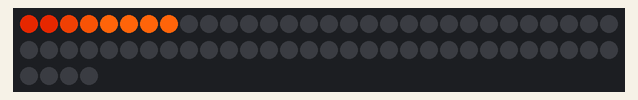
Recording of a sketch running on a simulated Arduino Uno, built with avr-gcc and run on an emulated ATmega328P. On the bench: 64 RGB LEDs in strip order, left to right, continuing on the next row.

Above: at 0.15 s.

The sketch:

candle.ino
```cpp
// candle for Adafruit NeoPixel
// 8 pixel version
// by Tim Bartlett, December 2013

#include <Adafruit_NeoPixel.h>
#define PIN 6

// color variables: mix RGB (0-255) for desired yellow
int redPx = 0xff;
int grnHigh = 0x64;
int bluePx = 0xa;

uint32_t brightest = 0xff640a;
uint32_t dimmest =   0xaf1a00;

// animation time variables, with recommendations
int burnDepth = 20; //how much green dips below grnHigh for normal burn -
int flutterDepth = 50; //maximum dip for flutter
int cycleTime = 120; //duration of one dip in milliseconds

// pay no attention to that man behind the curtain
int fDelay;
int fRep;
int flickerDepth;
int burnDelay;
int burnLow;
int flickDelay;
int flickLow;
int flutDelay;
int flutLow;

Adafruit_NeoPixel strip = Adafruit_NeoPixel(64, PIN, NEO_GRB + NEO_KHZ800);

//
// Blend two colors together based on the ratio. ratio of 0.0 will be 100% color a and
// ratio of 1.0 will be 100% color b.
uint32_t blend (uint32_t ina, uint32_t inb, uint32_t ratio)
{
  uint32_t r = ((((ina >> 16) & 0xff) * (256-ratio)) + (((inb >> 16) & 0xff) * ratio)) >> 8;
  uint32_t g = ((((ina >> 8) & 0xff) * (256-ratio)) + (((inb >> 8) & 0xff) * ratio)) >> 8;
  uint32_t b = ((((ina >> 0) & 0xff) * (256-ratio)) + (((inb >> 0) & 0xff) * ratio)) >> 8;
  return ((r << 16) | (g << 8) | b);
}

void setup() {
  strip.setBrightness(0xff);
  flickerDepth = (burnDepth + flutterDepth) / 2.4;
  burnLow = grnHigh - burnDepth;
  burnDelay = (cycleTime / 2) / burnDepth;
  flickLow = grnHigh - flickerDepth;
  flickDelay = (cycleTime / 2) / flickerDepth;
  flutLow = grnHigh - flutterDepth;
  flutDelay = ((cycleTime / 2) / flutterDepth);

  strip.begin();
  strip.show();
}

// In loop, call CANDLE STATES, with duration in seconds
// 1. on() = solid yellow
// 2. burn() = candle is burning normally, flickering slightly
// 3. flicker() = candle flickers noticably
// 4. flutter() = the candle needs air!

void loop() {
  burn(10);
  flicker(5);
  burn(8);
 flutter(6);
  burn(3);
  on(10);
  burn(10);
  flicker(10);
}


// basic fire funciton - not called in main loop
void fire(int grnLow) {
  for (int grnPx = grnHigh; grnPx > grnLow; grnPx--) {
    int halfGrn = grnHigh - ((grnHigh - grnPx) / 2);
    uint32_t darkGrn = grnPx - 70;
    darkGrn = constrain(darkGrn, 5, 255);
    uint32_t max = brightest;
    uint32_t min = (0xaf0000) | (darkGrn << 8);
    strip.setPixelColor(0, min);
    strip.setPixelColor(1, min);
    strip.setPixelColor(2, blend (max, min, 168));
    strip.setPixelColor(3, blend (max, min, 84));
    strip.setPixelColor(4, redPx, grnPx, bluePx);
    strip.setPixelColor(5, redPx, grnPx, bluePx);
    strip.setPixelColor(6, redPx, halfGrn, bluePx);
    strip.setPixelColor(7, max);
    strip.show();
    delay(fDelay);
  }
  for (int grnPx = grnLow; grnPx < grnHigh; grnPx++) {
    int halfGrn = grnHigh - ((grnHigh - grnPx) / 2);
    int darkGrn = grnPx-70;
    darkGrn = constrain(darkGrn, 5, 255);
    strip.setPixelColor(0, redPx-180, darkGrn, 0);
    strip.setPixelColor(1, redPx-180, darkGrn, 0);
    strip.setPixelColor(2, redPx-120, grnPx-50, bluePx-5);
    strip.setPixelColor(3, redPx-60, grnPx-35, bluePx-2);
    strip.setPixelColor(4, redPx, grnPx, bluePx);
    strip.setPixelColor(5, redPx, grnPx, bluePx);
    strip.setPixelColor(6, redPx, halfGrn, bluePx);
    strip.setPixelColor(7, redPx, grnHigh, bluePx);
    strip.show();
    delay(fDelay);
  }
}

// fire animation
void on(int f) {
  fRep = f * 1000;
  int grnPx = grnHigh - 6;
    strip.setPixelColor(0, redPx-180, grnPx-70, 0);
    strip.setPixelColor(1, redPx-180, grnPx-70, 0);
    strip.setPixelColor(2, redPx-120, grnPx-50, bluePx-5);
    strip.setPixelColor(3, redPx-60, grnPx-35, bluePx-2);
    strip.setPixelColor(4, redPx, grnPx, bluePx);
    strip.setPixelColor(5, redPx, grnPx, bluePx);
    strip.setPixelColor(6, redPx, grnPx, bluePx);
    strip.setPixelColor(7, redPx, grnHigh, bluePx);
  strip.show();
  delay(fRep);
}

void burn(int f) {
  fRep = f * 8;
  fDelay = burnDelay;
  for (int var = 0; var < fRep; var++) {
    fire(burnLow);
  }
}

void flicker(int f) {
  fRep = f * 8;
  fDelay = burnDelay;
  fire(burnLow);
  fDelay = flickDelay;
  for (int var = 0; var < fRep; var++) {
    fire(flickLow);
  }
  fDelay = burnDelay;
  fire(burnLow);
  fire(burnLow);
  fire(burnLow);
}

void flutter(int f) {
  fRep = f * 8;
  fDelay = burnDelay;
  fire(burnLow);
  fDelay = flickDelay;
  fire(flickLow);
  fDelay = flutDelay;
  for (int var = 0; var < fRep; var++) {
    fire(flutLow);
  }
  fDelay = flickDelay;
  fire(flickLow);
  fire(flickLow);
  fDelay = burnDelay;
  fire(burnLow);
  fire(burnLow);
}
```
